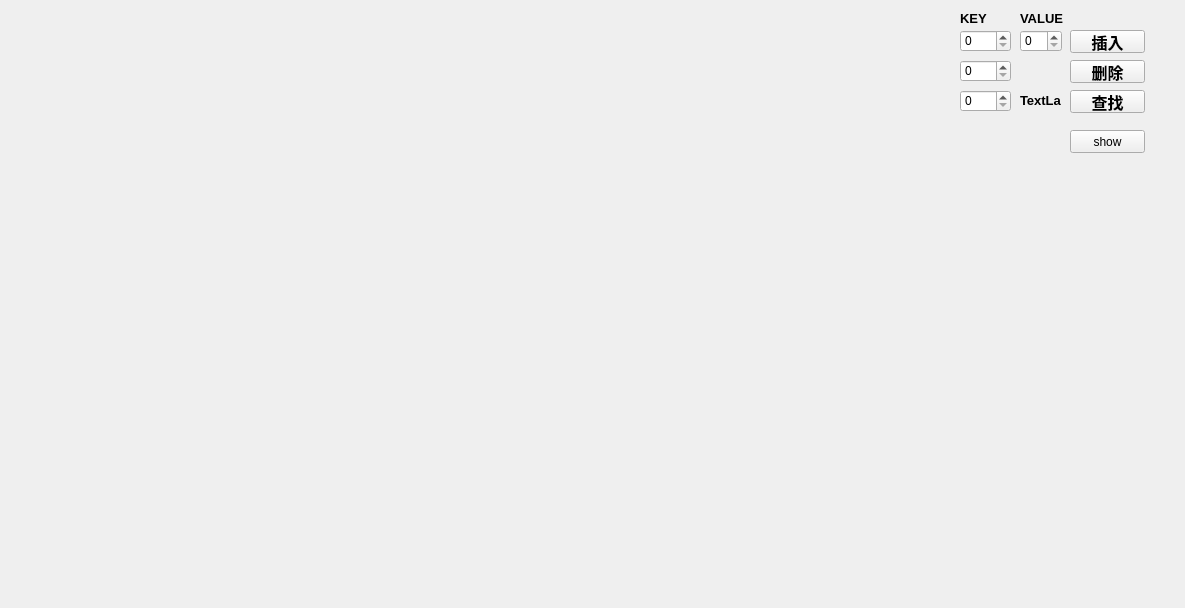
<?xml version="1.0" encoding="UTF-8"?>
<ui version="4.0">
 <class>Widget</class>
 <widget class="QWidget" name="Widget">
  <property name="geometry">
   <rect>
    <x>0</x>
    <y>0</y>
    <width>1185</width>
    <height>608</height>
   </rect>
  </property>
  <property name="windowTitle">
   <string>Widget</string>
  </property>
  <widget class="QPushButton" name="pbtInsert">
   <property name="geometry">
    <rect>
     <x>1070</x>
     <y>30</y>
     <width>75</width>
     <height>23</height>
    </rect>
   </property>
   <property name="font">
    <font>
     <pointsize>12</pointsize>
     <weight>75</weight>
     <bold>true</bold>
    </font>
   </property>
   <property name="text">
    <string>插入</string>
   </property>
  </widget>
  <widget class="QPushButton" name="pbtDelete">
   <property name="geometry">
    <rect>
     <x>1070</x>
     <y>60</y>
     <width>75</width>
     <height>23</height>
    </rect>
   </property>
   <property name="font">
    <font>
     <pointsize>12</pointsize>
     <weight>75</weight>
     <bold>true</bold>
    </font>
   </property>
   <property name="text">
    <string>删除</string>
   </property>
  </widget>
  <widget class="QSpinBox" name="spinBox_">
   <property name="geometry">
    <rect>
     <x>960</x>
     <y>60</y>
     <width>51</width>
     <height>22</height>
    </rect>
   </property>
   <property name="maximum">
    <number>999</number>
   </property>
  </widget>
  <widget class="QPushButton" name="pbtSearch">
   <property name="geometry">
    <rect>
     <x>1070</x>
     <y>90</y>
     <width>75</width>
     <height>23</height>
    </rect>
   </property>
   <property name="font">
    <font>
     <pointsize>12</pointsize>
     <weight>75</weight>
     <bold>true</bold>
    </font>
   </property>
   <property name="text">
    <string>查找</string>
   </property>
  </widget>
  <widget class="QSpinBox" name="spinBox_4">
   <property name="geometry">
    <rect>
     <x>960</x>
     <y>90</y>
     <width>51</width>
     <height>22</height>
    </rect>
   </property>
   <property name="maximum">
    <number>999</number>
   </property>
  </widget>
  <widget class="QLabel" name="label">
   <property name="geometry">
    <rect>
     <x>1020</x>
     <y>90</y>
     <width>41</width>
     <height>21</height>
    </rect>
   </property>
   <property name="font">
    <font>
     <pointsize>10</pointsize>
     <weight>75</weight>
     <bold>true</bold>
    </font>
   </property>
   <property name="text">
    <string>TextLabel</string>
   </property>
  </widget>
  <widget class="QLabel" name="label_2">
   <property name="geometry">
    <rect>
     <x>960</x>
     <y>10</y>
     <width>31</width>
     <height>16</height>
    </rect>
   </property>
   <property name="font">
    <font>
     <pointsize>10</pointsize>
     <weight>75</weight>
     <bold>true</bold>
    </font>
   </property>
   <property name="text">
    <string>KEY</string>
   </property>
  </widget>
  <widget class="QLabel" name="label_3">
   <property name="geometry">
    <rect>
     <x>1020</x>
     <y>10</y>
     <width>51</width>
     <height>16</height>
    </rect>
   </property>
   <property name="font">
    <font>
     <pointsize>10</pointsize>
     <weight>75</weight>
     <bold>true</bold>
    </font>
   </property>
   <property name="text">
    <string>VALUE</string>
   </property>
  </widget>
  <widget class="QSpinBox" name="spinBoxKeyInst">
   <property name="geometry">
    <rect>
     <x>960</x>
     <y>30</y>
     <width>51</width>
     <height>22</height>
    </rect>
   </property>
   <property name="maximum">
    <number>999</number>
   </property>
  </widget>
  <widget class="QSpinBox" name="spinBoxValueInst">
   <property name="geometry">
    <rect>
     <x>1020</x>
     <y>30</y>
     <width>42</width>
     <height>22</height>
    </rect>
   </property>
  </widget>
  <widget class="QPushButton" name="pushButtonShow">
   <property name="geometry">
    <rect>
     <x>1070</x>
     <y>130</y>
     <width>75</width>
     <height>23</height>
    </rect>
   </property>
   <property name="text">
    <string>show</string>
   </property>
  </widget>
 </widget>
 <resources/>
 <connections/>
</ui>
